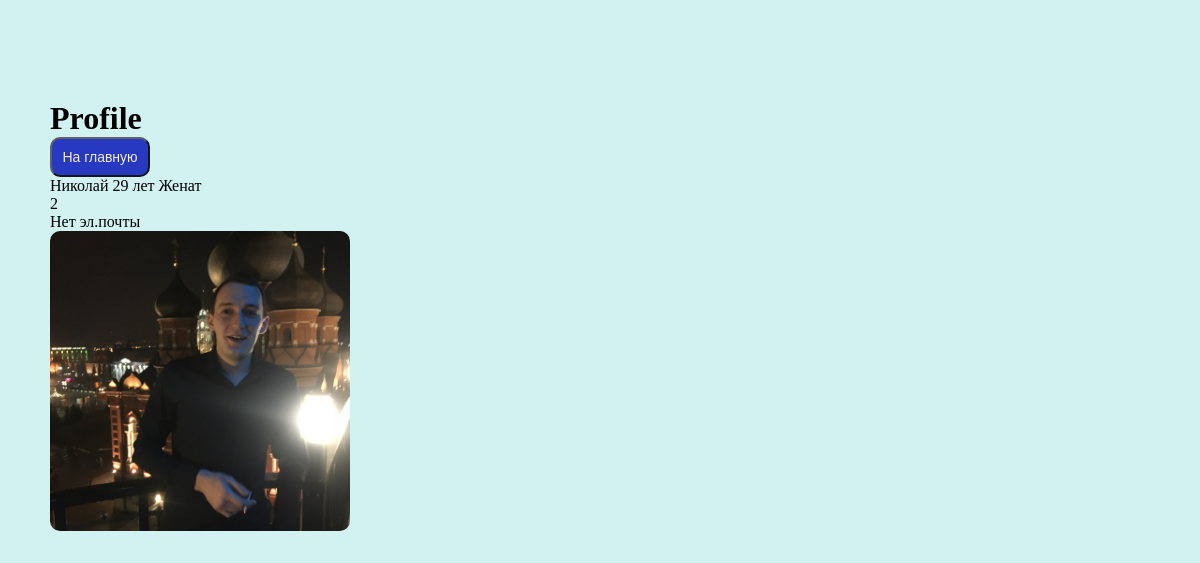
The page /accounts/profile/11/ on the database its author committed.
### accounts/models.py (models this page shows, shortened)
class Profile(models.Model):
    user = models.OneToOneField(User, on_delete=models.CASCADE)
    about_me = models.TextField(max_length=1024, null=True)
    photo = models.ImageField(upload_to='images/%Y/%m/%d/', null=True, blank=True)

### accounts/views.py (the view)
# urls.py: path('profile/<int:pk>/', ProfileView.as_view(), name='profile'),
class ProfileView(DetailView):
    model = Profile
    template_name = 'accounts/profile.html'
    def get_context_data(self, *args, **kwargs):
        users = Profile.objects.all()
        context = super(ProfileView, self).get_context_data(*args, **kwargs)
        page_user = get_object_or_404(Profile, id=self.kwargs['pk'])
        context['page_user'] = page_user
        return context

### templates/accounts/profile.html (shortened to what this page needs)
{% extends 'flatpages/default.html' %}
{% block content %}
<div class="header-bar">
    <h1>Profile</h1>
    <button class="btn-main" type="submit" onClick="location.href={% url 'chat:index' %}">На главную</button>
    {% if page_user.about_me %}
        <p>{{page_user.about_me}}</p>
    {% else %}
        <p>Расскажите о себе</p>
    {% endif %}
    <p>{{page_user.user.id}}</p>
    {% if page_user.user.email %}
        <p>{{page_user.user.email}}</p>
    {% else %}
        <p>Нет эл.почты</p>
    {% endif %}
    {% if page_user.photo %}
        <img src="{{page_user.photo.url}}" alt="item" width="300" height="300">
    {% endif %}
</div>
{% endblock content %}

### static/css/styles.css (style rules this page uses)
* { margin: 0; padding: 0; background-color: rgb(210, 241, 241); }
.btn-main { width: 100px; height: 40px; font-size: 14px; border-radius: 10px; background-color: #1526bb; cursor: pointer; opacity: 0.9; color:antiquewhite }
.header-bar { margin-left: 50px; margin-top: 100px; }
.header-bar img { border-radius: 10px; }

### rows shown on the page
Profile: about_me "Николай 29 лет Женат", user.id "2", photo (picture)
